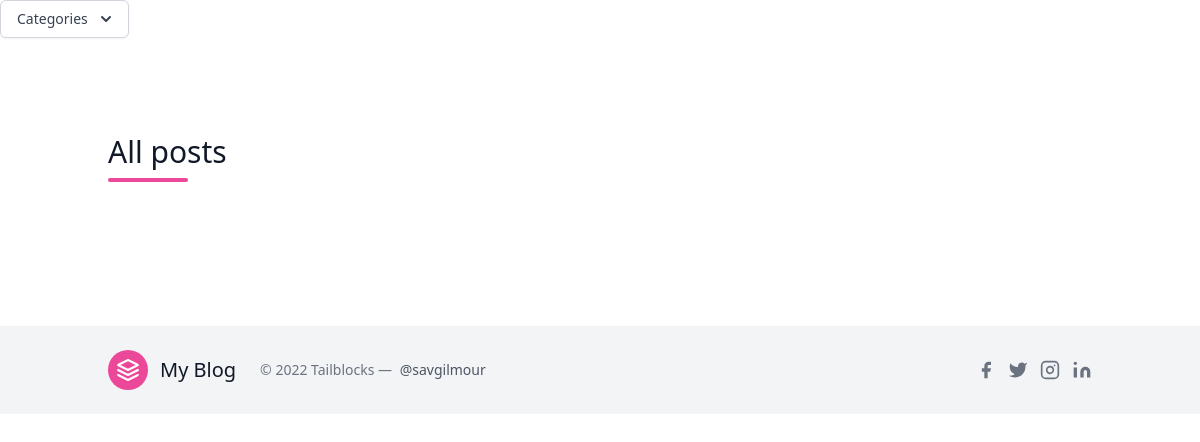
/posts/, run on an earlier commit of the app's database.
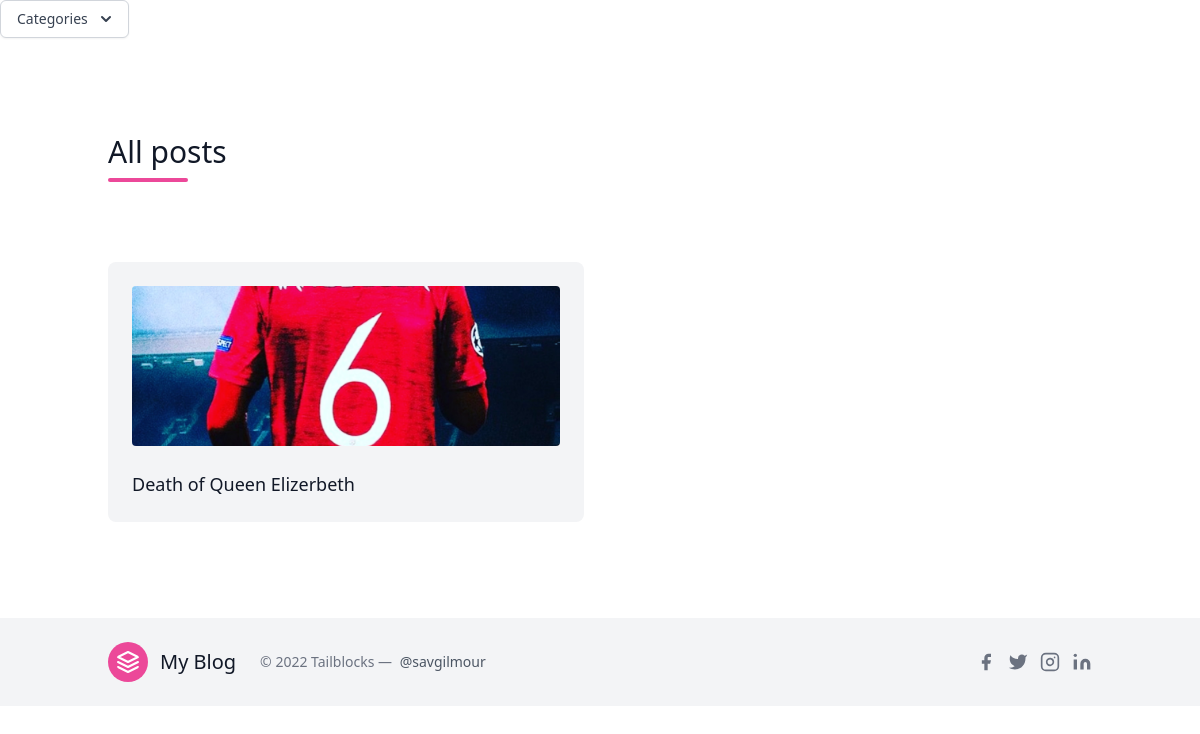
And on a later commit of the database.
### blog/models.py (models this page shows, shortened)
class Post(models.Model):
    title = models.CharField(max_length=200,blank=True,null=True)
    slug = models.SlugField(max_length=200,unique=True,blank=True,null=True)
    author = models.ForeignKey(Author, on_delete=models.CASCADE,blank=True,null=True)
    timestamp = models.DateTimeField(auto_now_add=True)
    content = models.TextField(max_length=2000,blank=True,null=True)
    thumbnail = models.ImageField(blank=True,null=True)
    status = models.CharField(max_length=10, choices=(('draft','Draft'),('published','Published')))
    categories = models.ManyToManyField(Category,blank=True,null=True)
    featured = models.BooleanField(default=False)

### blog/views.py (the view)
# urls.py: path('posts/', allposts, name = 'allposts'),
def allposts(request):
    posts = Post.objects.order_by('-timestamp')
    context = {
        'posts': posts,
    }
    return render(request, 'all_post.html', context)

### frontend/templates/all_post.html (shortened to what this page needs)
{% extends 'base.html' %}
{% block content %}
<section class="text-gray-600 body-font">
    <div class="container px-5 py-24 mx-auto">
      <div class="flex flex-wrap w-full mb-20">
        <div class="lg:w-1/2 w-full mb-6 lg:mb-0">
          <h1 class="sm:text-3xl text-2xl font-medium title-font mb-2 text-gray-900">
            All posts </h1>
          <div class="h-1 w-20 bg-pink-500 rounded"></div>
        </div>
      </div>
      <div class="flex flex-wrap -m-4">
       {% for post in posts %}
        <div class="xl:w-1/4 md:w-1/2 p-4">
          <div class="bg-gray-100 p-6 rounded-lg">
            <img class="h-40 rounded w-full object-cover object-center mb-6" src="{{ post.thumbnail.url }}" alt="content">
            <a href="{% url 'post' post.slug %}" h2 class="text-lg text-gray-900 font-medium title-font mb-4">
              {{ post.title }}</a>
          </div>
        </div>
       {% endfor %}
      </div>
    </div>
</section>
{% endblock content %}

What changed in the data, as far as the page shows it:
added Post: thumbnail (picture), title "Death of Queen Elizerbeth"
